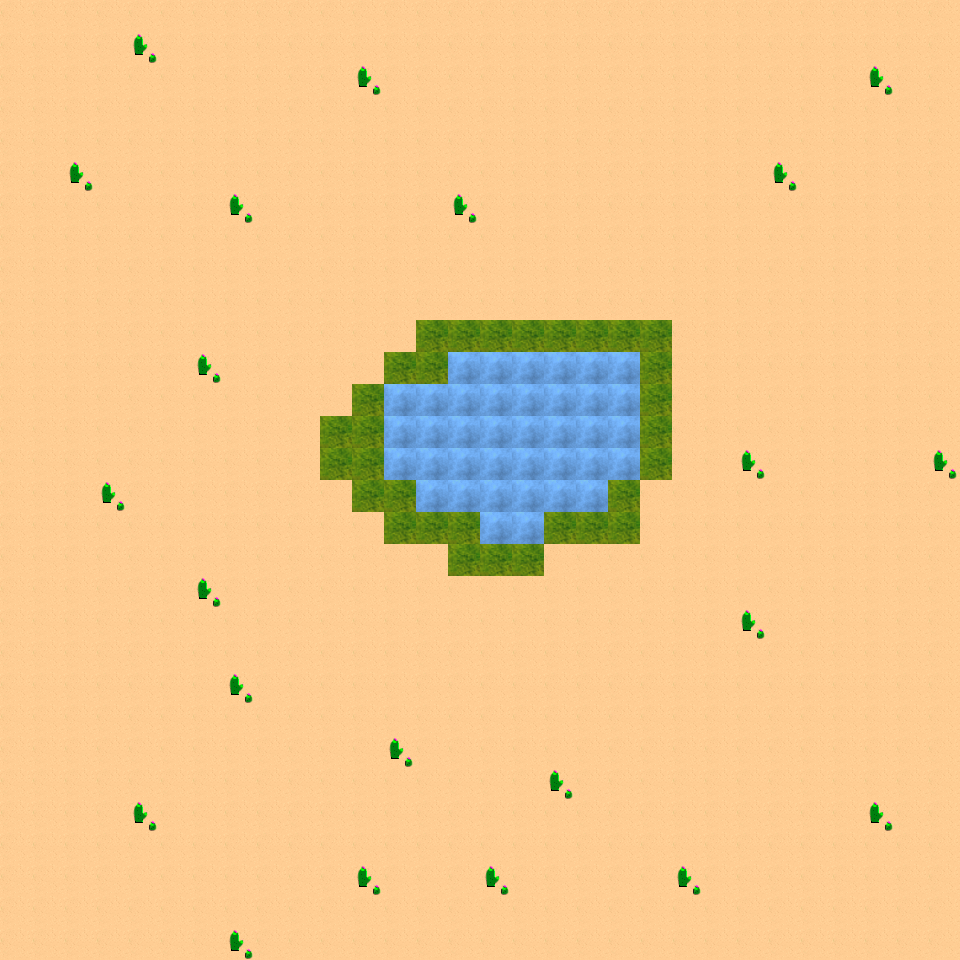

The image is a tile-based game level rendered from a .tmx file. Its description and complete source (layers, tilesets, objects, tile grids) follow:
An orthogonal 30x30 tile map with 32x32 px tiles, 1 tile layer (Tile Layer 1).

<map version="1.10" tiledversion="1.10.2" orientation="orthogonal" renderorder="right-up" width="30" height="30" tilewidth="32" tileheight="32" infinite="0" nextlayerid="2" nextobjectid="1">
 <editorsettings>
  <export target="../../Resources/30x30_Test.csv" format="csv" />
 </editorsettings>
 <tileset firstgid="1" source="../BaseTileSet.tsx" />
 <layer id="1" name="Tile Layer 1" width="30" height="30">
  <data encoding="csv">
4,4,4,4,4,4,4,4,4,4,4,4,4,4,4,4,4,4,4,4,4,4,4,4,4,4,4,4,4,4,
4,4,4,4,1,4,4,4,4,4,4,4,4,4,4,4,4,4,4,4,4,4,4,4,4,4,4,4,4,4,
4,4,4,4,4,4,4,4,4,4,4,1,4,4,4,4,4,4,4,4,4,4,4,4,4,4,4,1,4,4,
4,4,4,4,4,4,4,4,4,4,4,4,4,4,4,4,4,4,4,4,4,4,4,4,4,4,4,4,4,4,
4,4,4,4,4,4,4,4,4,4,4,4,4,4,4,4,4,4,4,4,4,4,4,4,4,4,4,4,4,4,
4,4,1,4,4,4,4,4,4,4,4,4,4,4,4,4,4,4,4,4,4,4,4,4,1,4,4,4,4,4,
4,4,4,4,4,4,4,1,4,4,4,4,4,4,1,4,4,4,4,4,4,4,4,4,4,4,4,4,4,4,
4,4,4,4,4,4,4,4,4,4,4,4,4,4,4,4,4,4,4,4,4,4,4,4,4,4,4,4,4,4,
4,4,4,4,4,4,4,4,4,4,4,4,4,4,4,4,4,4,4,4,4,4,4,4,4,4,4,4,4,4,
4,4,4,4,4,4,4,4,4,4,4,4,4,4,4,4,4,4,4,4,4,4,4,4,4,4,4,4,4,4,
4,4,4,4,4,4,4,4,4,4,4,4,4,2,2,2,2,2,2,2,2,4,4,4,4,4,4,4,4,4,
4,4,4,4,4,4,1,4,4,4,4,4,2,2,5,5,5,5,5,5,2,4,4,4,4,4,4,4,4,4,
4,4,4,4,4,4,4,4,4,4,4,2,5,5,5,5,5,5,5,5,2,4,4,4,4,4,4,4,4,4,
4,4,4,4,4,4,4,4,4,4,2,2,5,5,5,5,5,5,5,5,2,4,4,4,4,4,4,4,4,4,
4,4,4,4,4,4,4,4,4,4,2,2,5,5,5,5,5,5,5,5,2,4,4,1,4,4,4,4,4,1,
4,4,4,1,4,4,4,4,4,4,4,2,2,5,5,5,5,5,5,2,4,4,4,4,4,4,4,4,4,4,
4,4,4,4,4,4,4,4,4,4,4,4,2,2,2,5,5,2,2,2,4,4,4,4,4,4,4,4,4,4,
4,4,4,4,4,4,4,4,4,4,4,4,4,4,2,2,2,4,4,4,4,4,4,4,4,4,4,4,4,4,
4,4,4,4,4,4,1,4,4,4,4,4,4,4,4,4,4,4,4,4,4,4,4,4,4,4,4,4,4,4,
4,4,4,4,4,4,4,4,4,4,4,4,4,4,4,4,4,4,4,4,4,4,4,1,4,4,4,4,4,4,
4,4,4,4,4,4,4,4,4,4,4,4,4,4,4,4,4,4,4,4,4,4,4,4,4,4,4,4,4,4,
4,4,4,4,4,4,4,1,4,4,4,4,4,4,4,4,4,4,4,4,4,4,4,4,4,4,4,4,4,4,
4,4,4,4,4,4,4,4,4,4,4,4,4,4,4,4,4,4,4,4,4,4,4,4,4,4,4,4,4,4,
4,4,4,4,4,4,4,4,4,4,4,4,1,4,4,4,4,4,4,4,4,4,4,4,4,4,4,4,4,4,
4,4,4,4,4,4,4,4,4,4,4,4,4,4,4,4,4,1,4,4,4,4,4,4,4,4,4,4,4,4,
4,4,4,4,1,4,4,4,4,4,4,4,4,4,4,4,4,4,4,4,4,4,4,4,4,4,4,1,4,4,
4,4,4,4,4,4,4,4,4,4,4,4,4,4,4,4,4,4,4,4,4,4,4,4,4,4,4,4,4,4,
4,4,4,4,4,4,4,4,4,4,4,1,4,4,4,1,4,4,4,4,4,1,4,4,4,4,4,4,4,4,
4,4,4,4,4,4,4,4,4,4,4,4,4,4,4,4,4,4,4,4,4,4,4,4,4,4,4,4,4,4,
4,4,4,4,4,4,4,1,4,4,4,4,4,4,4,4,4,4,4,4,4,4,4,4,4,4,4,4,4,4
</data>
 </layer>
</map>